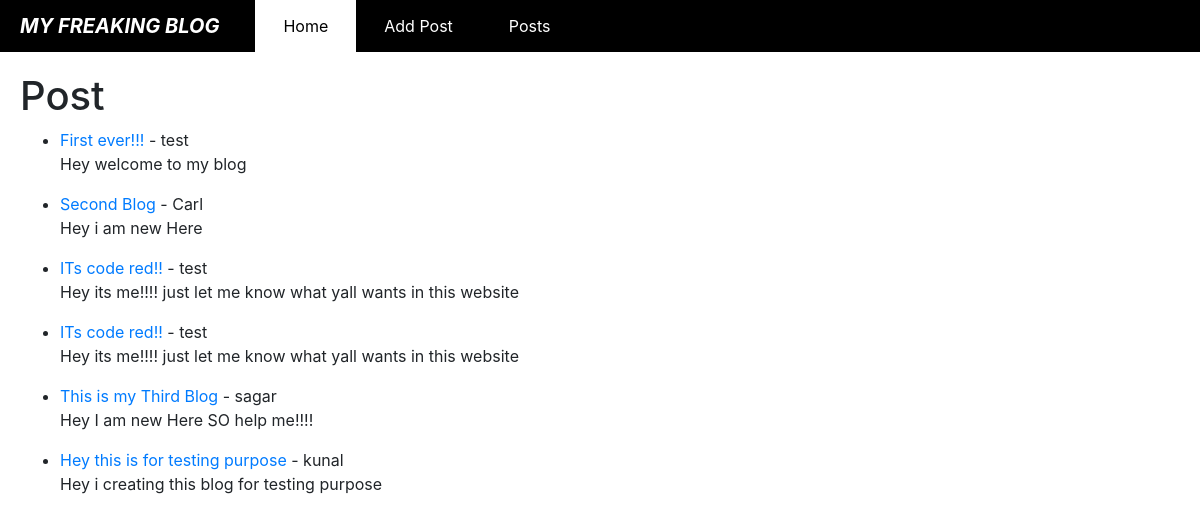
The page / on the database its author committed.
### myblog/models.py (models this page shows, shortened)
class Post(models.Model):
    title = models.CharField(max_length=255)
    author = models.ForeignKey(User,on_delete=models.CASCADE)
    body = models.TextField()

### myblog/views.py (the view)
# urls.py: path('',HomeView.as_view(),name="home"),
class HomeView(ListView):
    model = Post
    template_name = 'home.html'

### myblog/templates/home.html
{%extends 'base.html'%}
{%block content%}
<h1>Post</h1>
{% for post in object_list %}
<ul>
<li><a href="{% url 'article-detail' post.pk %}">{{post.title}} </a> - {{ post.author}}
    <br>{{post.body}}</li>
</ul>
{% endfor %}
{%endblock%}

### myblog/templates/base.html (style rules this page uses)
body { background-color: #ffffff; }

### rows shown on the page
Post: title "First ever!!!", author "test", body "Hey welcome to my blog"
Post: title "Second Blog", author "Carl", body "Hey i am new Here"
Post: title "ITs code red!!", author "test", body "Hey its me!!!! just let me know what yall wants in this website"
Post: title "ITs code red!!", author "test", body "Hey its me!!!! just let me know what yall wants in this website"
Post: title "This is my Third Blog", author "sagar", body "Hey I am new Here SO help me!!!!"
Post: title "Hey this is for testing purpose", author "kunal", body "Hey i creating this blog for testing purpose"
